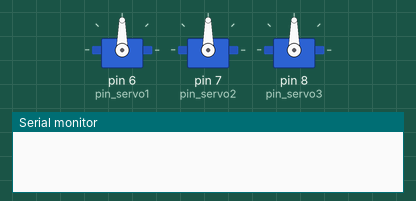
A sketch run on a simulated Arduino Uno, built with avr-gcc and run on an emulated ATmega328P. Shown: 3 × servo, the last lines printed to the serial monitor.

Above: at 0.1 s.
At 6.1 s:
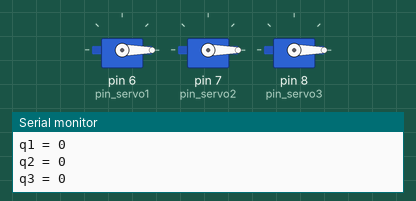
Timing chart, 0 to 7.6 s (numbered marks = the images above):
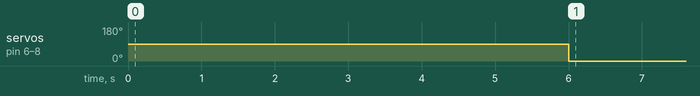

Measured:
- by itself, servo on pin 6 (pin_servo1), servo on pin 7 (pin_servo2), servo on pin 8 (pin_servo3): 90° → 0° at 6.0 s

The sketch:

3DofBaru.ino
```cpp
#include <Servo.h>

Servo servo1, servo2, servo3;

#define pin_servo1 6
#define pin_servo2 7
#define pin_servo3 8

String inputString = "";
int xx;
int yy;
int zz;

void setup(){
  Serial.begin(9600);
  servo1.attach(pin_servo1, 612, 2480);
  servo2.attach(pin_servo2, 1000, 2680);
  servo3.attach(pin_servo3, 600, 2000);
}

void inverse_kinematik(long x, long y, long z){

const long L1 = 12; //cm, Sesuaikan dg panjang L1 trainer
const long L2 = 9; //cm, Sesuaikan dg panjang L2 trainer

float sdt_1, sdt_2, sdt_3, sdt_2a, sdt_2b;
long AC, AD, a, b, c, ab, bc;

//Panjang Sisi Miring AC
AD = sqrt(sq(x) + sq(y)); //satuan panjang
AC = sqrt(sq(AD)+sq(z)); //satuan panjang

//Sudut 1
sdt_1 = atan2(y,x)*RAD_TO_DEG; //iku wes dadi sudut titik tumpu e

// Sudut 2
a = (z/AD);//
b = sq(L1)+sq(AC)-sq(L2);
c =  2*L1*AC;
sdt_2a= atan((float)a)*RAD_TO_DEG;
sdt_2b= acos((float)b/(float)c)*RAD_TO_DEG;
sdt_2 = sdt_2a+sdt_2b;

//Sudut 3
ab = sq(L1)+sq(L2)-sq(AC);
bc = 2*L1*L2;
sdt_3 = acos((float)ab/(float)bc)*RAD_TO_DEG;

Serial.print("q1 = "); Serial.println((int)sdt_1);
Serial.print("q2 = "); Serial.println((int)sdt_2);
Serial.print("q3 = "); Serial.println((int)sdt_3);// iki mbuh bener ta gak

servo1.write((int) sdt_1);
servo2.write((int) sdt_2);
servo3.write((int) sdt_3);

}

void loop() {
  if (Serial.available() >= 0 )
  {
    String str=Serial.readStringUntil('x');
    unsigned int a = Serial.parseInt();
    String str1=Serial.readStringUntil('y');
    unsigned int b = Serial.parseInt();
    String str2=Serial.readStringUntil('z');
    unsigned int c = Serial.parseInt();
    unsigned int xx = a;
    unsigned int yy = b;
    unsigned int z = c;

    inverse_kinematik(xx , yy, zz);
    }
    }
```
